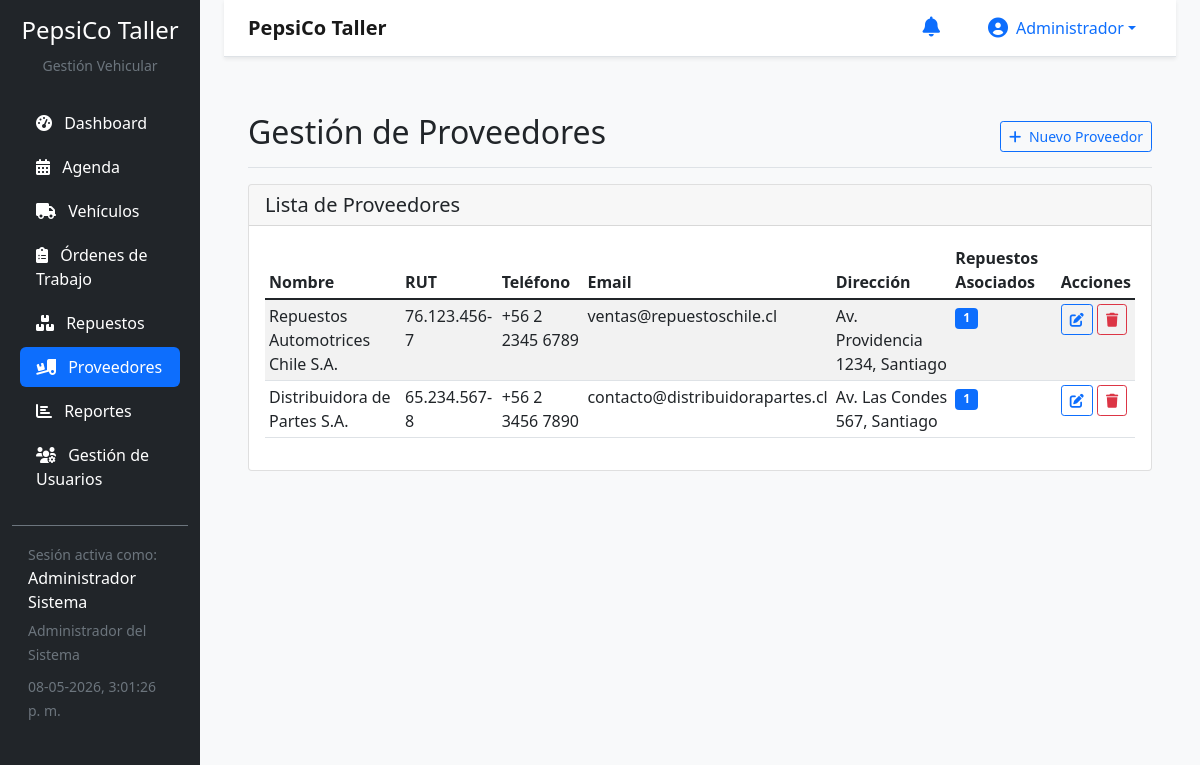
/proveedores (signed in), run on the app's committed database.
### models.py (models this page shows, shortened)
class Usuario(UserMixin, db.Model):
    __tablename__ = 'usuario'
    user_id = db.Column(db.String(50), primary_key=True)
    rut = db.Column(db.String(15), unique=True, nullable=False)
    nombre = db.Column(db.String(100), nullable=False)
    apellido = db.Column(db.String(100), nullable=False)
    email = db.Column(db.String(120), unique=True, nullable=False)
    telefono = db.Column(db.String(20))
    password_hash = db.Column(db.String(255), nullable=False)
    activo = db.Column(db.Boolean, default=True)
    fecha_creacion = db.Column(db.DateTime, default=lambda: datetime.now(timezone.utc))
    fecha_modificacion = db.Column(db.DateTime, default=datetime.now(timezone.utc), onupdate=datetime.now(timezone.utc))
    ultima_conexion = db.Column(db.DateTime)
    roles = db.relationship('UsuarioRol', back_populates='usuario', lazy=True)
    ot_creadas = db.relationship('OrdenTrabajo', foreign_keys='OrdenTrabajo.user_creador_id', backref='creador', lazy=True)
    ot_supervisadas = db.relationship('OrdenTrabajo', foreign_keys='OrdenTrabajo.supervisor_id', backref='supervisor', lazy=True)
    ot_asignaciones = db.relationship('OTUsuario', back_populates='usuario', lazy=True)
    observaciones = db.relationship('Observacion', back_populates='usuario', lazy=True)

class UsuarioRol(db.Model):
    __tablename__ = 'usuario_rol'
    usuario_rol_id = db.Column(db.String(50), primary_key=True)
    user_id = db.Column(db.String(50), db.ForeignKey('usuario.user_id'), nullable=False)
    rol_id = db.Column(db.String(50), db.ForeignKey('rol.rol_id'), nullable=False)
    usuario = db.relationship('Usuario', back_populates='roles')
    rol = db.relationship('Rol', back_populates='usuarios_roles')

class Rol(db.Model):
    __tablename__ = 'rol'
    rol_id = db.Column(db.String(50), primary_key=True)
    nombre = db.Column(db.String(50), unique=True, nullable=False)
    descripcion = db.Column(db.Text)
    activo = db.Column(db.Boolean, default=True)
    fecha_creacion = db.Column(db.DateTime, default=lambda: datetime.now(timezone.utc))
    usuarios_roles = db.relationship('UsuarioRol', back_populates='rol', lazy=True)

class Proveedor(db.Model):
    __tablename__ = 'proveedor'
    proveedor_id = db.Column(db.String(50), primary_key=True)
    nombre = db.Column(db.String(100), nullable=False)
    rut = db.Column(db.String(15))
    telefono = db.Column(db.String(20))
    email = db.Column(db.String(120))
    direccion = db.Column(db.Text)

### app.py (the view)
    @app.route('/proveedores')
    @login_required
    def listar_proveedores():
        if not (tiene_rol('asistente_repuestos') or tiene_rol('jefe_taller') or tiene_rol('admin')):
            flash('No tienes permisos para ver proveedores', 'danger')
            return redirect(url_for('dashboard'))
        proveedores = Proveedor.query.all()
        return render_template('proveedores/listar.html', proveedores=proveedores)

### templates/proveedores/listar.html (shortened to what this page needs)
{% extends "base.html" %}
{% block content %}
<div class="d-flex justify-content-between flex-wrap flex-md-nowrap align-items-center pt-3 pb-2 mb-3 border-bottom">
    <h1 class="h2">Gestión de Proveedores</h1>
    <div class="btn-toolbar mb-2 mb-md-0">
        <a href="{{ url_for('crear_proveedor') }}" class="btn btn-sm btn-outline-primary">
            <i class="fas fa-plus me-1"></i> Nuevo Proveedor
        </a>
    </div>
</div>
<div class="card">
    <div class="card-header">
        <h5 class="card-title mb-0">Lista de Proveedores</h5>
    </div>
    <div class="card-body">
        {% if proveedores %}
        <div class="table-responsive">
            <table class="table table-striped table-sm">
                <thead>
                    <tr>
                        <th>Nombre</th>
                        <th>RUT</th>
                        <th>Teléfono</th>
                        <th>Email</th>
                        <th>Dirección</th>
                        <th>Repuestos Asociados</th>
                        <th>Acciones</th>
                    </tr>
                </thead>
                <tbody>
                    {% for proveedor in proveedores %}
                    <tr>
                        <td>{{ proveedor.nombre }}</td>
                        <td>{{ proveedor.rut }}</td>
                        <td>{{ proveedor.telefono or 'N/A' }}</td>
                        <td>{{ proveedor.email or 'N/A' }}</td>
                        <td>{{ proveedor.direccion or 'N/A' }}</td>
                        <td>
                            <span class="badge bg-primary">
                                {{ proveedor.repuestos|length }}
                            </span>
                        </td>
                        <td>
                            <a href="{{ url_for('editar_proveedor', proveedor_id=proveedor.proveedor_id) }}"
                               class="btn btn-sm btn-outline-primary">
                                <i class="fas fa-edit"></i>
                            </a>
                            <form method="POST"
                                  action="{{ url_for('eliminar_proveedor', proveedor_id=proveedor.proveedor_id) }}"
                                  class="d-inline"
                                  onsubmit="return confirm('¿Estás seguro de que quieres eliminar el proveedor {{ proveedor.nombre }}?');">
                                <button type="submit" class="btn btn-sm btn-outline-danger">
                                    <i class="fas fa-trash"></i>
                                </button>
                            </form>
                        </td>
                    </tr>
                    {% endfor %}
                </tbody>
            </table>
        </div>
        {% else %}
        <div class="alert alert-info">
            No hay proveedores registrados en el sistema.
        </div>
        {% endif %}
    </div>
</div>
{% endblock %}

### templates/base.html (shortened to what this page needs)
<!DOCTYPE html>
<html lang="es">
<head>
    <link href="https://cdn.jsdelivr.net/npm/bootstrap@5.1.3/dist/css/bootstrap.min.css" rel="stylesheet">
    <link rel="stylesheet" href="https://cdnjs.cloudflare.com/ajax/libs/font-awesome/6.0.0/css/all.min.css">
    <link rel="stylesheet" href="{{ url_for('static', filename='css/custom.css') }}">
</head>
<body>
    <div class="container-fluid">
        <div class="row">
            <nav class="col-md-3 col-lg-2 d-md-block bg-dark sidebar collapse" style="min-height: 100vh;">
                <div class="position-sticky pt-3">
                    <div class="text-center mb-4">
                        <h4 class="text-white">PepsiCo Taller</h4>
                        <small class="text-muted">Gestión Vehicular</small>
                    </div>
                    <ul class="nav flex-column">
                        <li class="nav-item">
                            <a class="nav-link text-white {% if request.endpoint == 'dashboard' %}active bg-primary{% endif %}"
                               href="{{ url_for('dashboard') }}">
                                <i class="fas fa-tachometer-alt me-2"></i>
                                Dashboard
                            </a>
                        </li>
                        {% if tiene_rol('recepcionista') or tiene_rol('jefe_taller') or tiene_rol('admin') %}
                        <li class="nav-item">
                            <a class="nav-link text-white {% if 'agenda' in request.endpoint %}active bg-primary{% endif %}"
                            href="{{ url_for('ver_agenda') }}">
                                <i class="fas fa-calendar-alt me-2"></i>
                                Agenda
                            </a>
                        </li>
                        {% endif %}
                        {% if current_user.is_authenticated and (tiene_rol('recepcionista') or tiene_rol('jefe_taller') or tiene_rol('admin')) %}
                        <li class="nav-item">
                            <a class="nav-link text-white {% if 'vehiculos' in request.endpoint %}active bg-primary{% endif %}"
                               href="{{ url_for('listar_vehiculos') }}">
                                <i class="fas fa-truck me-2"></i>
                                Vehículos
                            </a>
                        </li>
                        {% endif %}
                        {% if current_user.is_authenticated %}
                        <li class="nav-item">
                            <a class="nav-link text-white {% if 'ordenes-trabajo' in request.endpoint %}active bg-primary{% endif %}"
                               href="{{ url_for('listar_ordenes_trabajo') }}">
                                <i class="fas fa-clipboard-list me-2"></i>
                                Órdenes de Trabajo
                            </a>
                        </li>
                        {% endif %}
                        {% if current_user.is_authenticated and (tiene_rol('asistente_repuestos') or tiene_rol('jefe_taller') or tiene_rol('admin') or tiene_rol('mecanico')) %}
                        <li class="nav-item">
                            <a class="nav-link text-white {% if 'repuestos' in request.endpoint %}active bg-primary{% endif %}"
                               href="{{ url_for('listar_repuestos') }}">
                                <i class="fas fa-boxes me-2"></i>
                                Repuestos
                            </a>
                        </li>
                        {% endif %}
                        {% if current_user.is_authenticated and (tiene_rol('asistente_repuestos') or tiene_rol('jefe_taller') or tiene_rol('admin')) %}
                        <li class="nav-item">
                            <a class="nav-link text-white {% if 'proveedores' in request.endpoint %}active bg-primary{% endif %}"
                               href="{{ url_for('listar_proveedores') }}">
                                <i class="fas fa-truck-loading me-2"></i>
                                Proveedores
                            </a>
                        </li>
                        {% endif %}
                        {% if current_user.is_authenticated and (tiene_rol('jefe_taller') or tiene_rol('coordinador') or tiene_rol('admin') or tiene_rol('supervisor')) %}
                        <li class="nav-item">
                            <a class="nav-link text-white {% if 'reportes' in request.endpoint %}active bg-primary{% endif %}"
                               href="{{ url_for('reportes') }}">
                                <i class="fas fa-chart-bar me-2"></i>
                                Reportes
                            </a>
                        </li>
                        {% endif %}
                        {% if current_user.is_authenticated and tiene_rol('admin') %}
                        <li class="nav-item">
                            <a class="nav-link text-white {% if 'admin/usuarios' in request.endpoint %}active bg-primary{% endif %}"
                               href="{{ url_for('listar_usuarios') }}">
                                <i class="fas fa-users-cog me-2"></i>
                                Gestión de Usuarios
                            </a>
                        </li>
                        {% endif %}
                    </ul>
                    {% if current_user.is_authenticated %}
                    <div class="mt-4 p-3 border-top border-secondary">
                        <small class="text-muted">Sesión activa como:</small>
                        <p class="text-white mb-1">{{ current_user.nombre }} {{ current_user.apellido }}</p>
                        <small class="text-muted">
                            {% for usuario_rol in current_user.roles %}
                                {{ usuario_rol.rol.descripcion }}{% if not loop.last %}, {% endif %}
                            {% endfor %}
                        </small>
                        <div class="mt-2">
                            <small class="text-muted" id="current-time"></small>
                        </div>
                    </div>
                    {% endif %}
                </div>
            </nav>
            <main class="col-md-9 ms-sm-auto col-lg-10 px-md-4 main-content">
                <nav class="navbar navbar-expand-lg navbar-light bg-white border-bottom shadow-sm">
                    <div class="container-fluid">
                        <a class="navbar-brand d-none d-md-block" href="{{ url_for('dashboard') }}">
                            <strong>PepsiCo Taller</strong>
                        </a>
                        <div class="d-flex align-items-center ms-auto">
                            {% if current_user.is_authenticated %}
                            <div class="nav-item dropdown me-3">
                                <a class="nav-link position-relative" href="#" id="notificacionesDropdown"
                                role="button" data-bs-toggle="dropdown" aria-expanded="false">
                                    <i class="fas fa-bell fs-5"></i>
                                </a>
                            </div>
                            {% endif %}
                            {% if current_user.is_authenticated %}
                            <div class="nav-item dropdown">
                                <a class="nav-link dropdown-toggle d-flex align-items-center" href="#"
                                id="navbarDropdown" role="button" data-bs-toggle="dropdown" aria-expanded="false">
                                    <i class="fas fa-user-circle me-2 fs-5"></i>
                                    <span class="d-none d-sm-inline">{{ current_user.nombre }}</span>
                                </a>
                            </div>
                            {% else %}
                            <a class="nav-link" href="{{ url_for('login') }}">
                                <i class="fas fa-sign-in-alt me-1"></i>Iniciar Sesión
                            </a>
                            {% endif %}
                        </div>
                    </div>
                </nav>
                <div class="container-fluid py-4">
                    {% block content %}{% endblock %}
                </div>
            </main>
        </div>
    </div>
</body>
</html>

### static/css/custom.css (style rules this page uses)
.sidebar { background-color: #2c3e50; }
.sidebar .nav-link { color: #ecf0f1; border-radius: 0.375rem; margin: 0.125rem 0.5rem; transition: all 0.3s ease; }
.sidebar .nav-link.active { background-color: #3498db; color: #ffffff; font-weight: 500; }
.main-content { background-color: #f8f9fa; min-height: 100vh; }

### data on the page
Usuario: nombre "Administrador", apellido "Sistema"
UsuarioRol: rol.descripcion "Administrador del Sistema"
Proveedor: nombre "Repuestos Automotrices Chile S.A.", rut "76.123.456-7", telefono "+56 2 2345 6789", email "ventas@repuestoschile.cl", direccion "Av. Providencia 1234, Santiago", repuestos|length "1"
Proveedor: nombre "Distribuidora de Partes S.A.", rut "65.234.567-8", telefono "+56 2 3456 7890", email "contacto@distribuidorapartes.cl", direccion "Av. Las Condes 567, Santiago", repuestos|length "1"
